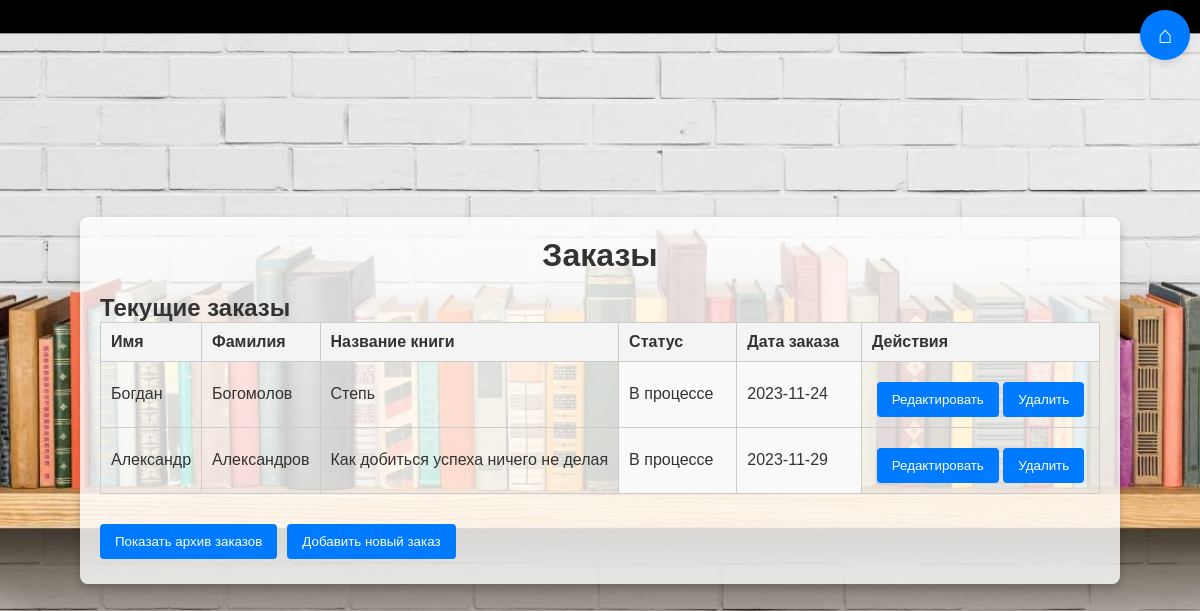
Screenshot of /app/Orders.php (signed in) with the database file from the repository.
### tables this page shows
CREATE TABLE `Orders` (
  `order_id` int NOT NULL,
  `customer_id` int NOT NULL,
  `order_date` date NOT NULL,
  `status` varchar(50) NOT NULL,
  `book_id` int DEFAULT NULL
);

CREATE TABLE `Customers` (
  `customer_id` int NOT NULL,
  `name` varchar(50) NOT NULL,
  `surname` varchar(50) NOT NULL,
  `address` varchar(255) DEFAULT NULL,
  `email` varchar(100) NOT NULL,
  `phone_number` varchar(20) NOT NULL
);

CREATE TABLE `Books` (
  `book_id` int NOT NULL,
  `title` varchar(255) NOT NULL,
  `author_id` int NOT NULL,
  `publisher_id` int NOT NULL,
  `god_izdaniya` int NOT NULL,
  `genre` varchar(100) NOT NULL,
  `price` decimal(10,2) NOT NULL
);

### app/Orders.php (the view, shortened to what this page needs)
<?php
include("dbook.php");
$currentOrdersQuery = "
    SELECT Orders.order_id, Orders.customer_id, Orders.status, Orders.order_date,
           Customers.name AS customer_name, Customers.surname AS customer_surname,
           Books.title AS book_title
    FROM Orders
    JOIN Customers ON Orders.customer_id = Customers.customer_id
    JOIN Books ON Orders.book_id = Books.book_id
    WHERE Orders.status = 'В процессе'";
$currentOrdersResult = mysqli_query($dbook, $currentOrdersQuery);
?>
<!DOCTYPE html>
<html lang="ru">
<head>
    <link rel="stylesheet" href="styles.css">
</head>
<body class="orders-page">
    <div class="container">
        <button class="home-button">
            <a href="index.php" title="На главную">&#8962;</a>
        </button>
        <h1>Заказы</h1>
        <div class="table-container">
            <h2>Текущие заказы</h2>
            <table>
                <thead>
                    <tr>
                        <th>Имя</th>
                        <th>Фамилия</th>
                        <th>Название книги</th>
                        <th>Статус</th>
                        <th>Дата заказа</th>
                        <th>Действия</th>
                    </tr>
                </thead>
                <tbody>
                    <?php while ($order = mysqli_fetch_assoc($currentOrdersResult)) { ?>
                    <tr id="order_<?=$order['order_id']?>" data-customer="<?=$order['customer_id']?>">
                        <td><?=$order['customer_name']?></td>
                        <td><?=$order['customer_surname']?></td>
                        <td><?=$order['book_title']?></td>
                        <td class="editable" data-column="status"><?=$order['status']?></td>
                        <td class="editable" data-column="order_date"><?=$order['order_date']?></td>
						<td>
							<button class="editBtn button" data-id="<?=$order['order_id']?>">Редактировать</button>
							<button class="deleteBtn button" data-id="<?=$order['order_id']?>">Удалить</button>
						</td>
                    </tr>
                    <?php } ?>
                </tbody>
            </table>
        </div>
	<div class="button-container">
        <button class="button" id="toggleArchive">Показать архив заказов</button>
        <button id="addOrderButton" class="button">Добавить новый заказ</button>
	</div>
    </div>
</body>
</html>

### app/styles.css (style rules this page uses)
body, h1, h2, p, a { margin: 0; padding: 0; box-sizing: border-box; }
body { font-family: Arial, sans-serif; background: url('picture.jpg') no-repeat center center fixed; background-size: cover; color: #333; display: flex; justify-content: center; align-items: center; height: 100vh; flex-direction: column; }
h1 { color: #f5f5f5; text-align: center; margin-bottom: 20px; font-size: 36px; }
.container { max-width: 100%; overflow-x: auto; }
table { width: 100%; border-collapse: collapse; }
table th, table td { border: 1px solid #ddd; padding: 8px; text-align: left; }
button { cursor: pointer; padding: 5px 10px; border: none; background-color: #007BFF; color: white; border-radius: 3px; }
body.orders-page { font-family: Arial, sans-serif; background: url('picture.jpg') no-repeat center center fixed; background-size: cover; color: #333; margin: 0; padding: 20px; }
.orders-page .container { background: rgba(255, 255, 255, 0.8); padding: 20px; align-items: center; width: 100%; border-radius: 8px; max-width: 100%; box-shadow: 0 4px 8px rgba(0, 0, 0, 0.2); max-width: 1000px; margin: 0 auto; }
.orders-page table { width: 100%; max-width: 100%; table-layout: auto; max-height: 600px; overflow-y: auto; display:block; border-collapse: collapse; margin-bottom: 20px; }
.orders-page table th, .orders-page table td { border: 1px solid #ccc; padding: 10px; white-space: nowrap; }
.orders-page table th { background-color: #f4f4f4; }
.orders-page .button { display: inline-block; padding: 10px 15px; margin-top: 10px; color: #fff; background-color: #007bff; border: none; border-radius: 4px; text-decoration: none; cursor: pointer; }
.orders-page .editable { background-color: #f9f9f9; }
.orders-page h1 { font-size: 32px; font-weight: bold; color: #333; text-align: center; }
td:nth-child(4), td:nth-child(5) { width: 20%; }
td:nth-child(6) { width: 30%; text-align: center; }
.button-container { display:flex; gap: 10px; margin-bottom: 5px; }
.button-container .button { flex-shrink: 0; }
.home-button { position: fixed; top: 10px; right: 10px; background-color: #007BFF; color: #fff; border: none; border-radius: 50%; width: 50px; height: 50px; display: flex; justify-content: center; align-items: center; font-size: 24px; line-height: 50px; cursor: pointer; box-shadow: 0 4px 6px rgba(0, 0, 0, 0.1); transition: background-color 0.3s ease; }
.home-button a { text-decoration: none; color: #fff; }

### rows the page displays
orders: customer.name "Богдан", customer.surname "Богомолов", book.title "Степь", status "В процессе", order_date "2023-11-24"
orders: customer.name "Александр", customer.surname "Александров", book.title "Как добиться успеха ничего не делая", status "В процессе", order_date "2023-11-29"
